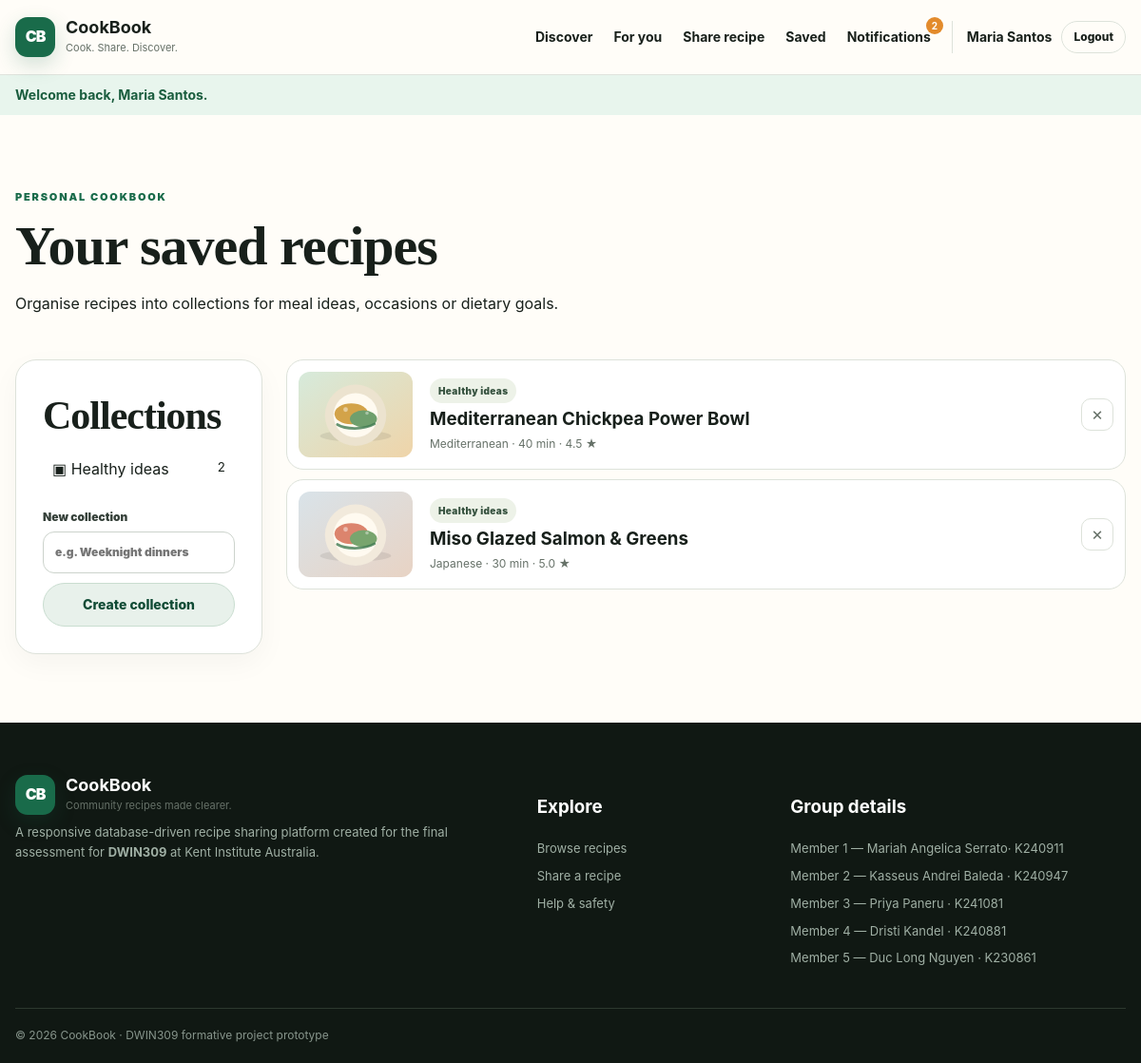
The page /bookmarks.php (signed in) on the database its author committed.
### tables this page shows
CREATE TABLE bookmark_folders (
    id INT UNSIGNED AUTO_INCREMENT PRIMARY KEY,
    user_id INT UNSIGNED NOT NULL,
    name VARCHAR(80) NOT NULL,
    created_at TIMESTAMP NOT NULL DEFAULT CURRENT_TIMESTAMP,
    CONSTRAINT fk_folders_user FOREIGN KEY (user_id) REFERENCES users(id) ON DELETE CASCADE,
    UNIQUE KEY uq_folder_name (user_id, name)
);

CREATE TABLE bookmarks (
    id INT UNSIGNED AUTO_INCREMENT PRIMARY KEY,
    user_id INT UNSIGNED NOT NULL,
    folder_id INT UNSIGNED NOT NULL,
    recipe_id INT UNSIGNED NOT NULL,
    created_at TIMESTAMP NOT NULL DEFAULT CURRENT_TIMESTAMP,
    CONSTRAINT fk_bookmarks_user FOREIGN KEY (user_id) REFERENCES users(id) ON DELETE CASCADE,
    CONSTRAINT fk_bookmarks_folder FOREIGN KEY (folder_id) REFERENCES bookmark_folders(id) ON DELETE CASCADE,
    CONSTRAINT fk_bookmarks_recipe FOREIGN KEY (recipe_id) REFERENCES recipes(id) ON DELETE CASCADE,
    UNIQUE KEY uq_bookmark_folder_recipe (user_id, folder_id, recipe_id)
);

CREATE TABLE recipes (
    id INT UNSIGNED AUTO_INCREMENT PRIMARY KEY,
    author_id INT UNSIGNED NOT NULL,
    title VARCHAR(150) NOT NULL,
    slug VARCHAR(190) NOT NULL UNIQUE,
    description TEXT NOT NULL,
    cuisine VARCHAR(80) NOT NULL,
    category VARCHAR(80) NOT NULL,
    difficulty ENUM('Easy','Medium','Hard') NOT NULL DEFAULT 'Easy',
    prep_minutes SMALLINT UNSIGNED NOT NULL DEFAULT 0,
    cook_minutes SMALLINT UNSIGNED NOT NULL DEFAULT 0,
    servings SMALLINT UNSIGNED NOT NULL DEFAULT 1,
    cover_image VARCHAR(255) NULL,
    video_url VARCHAR(500) NULL,
    status ENUM('pending','approved','rejected') NOT NULL DEFAULT 'pending',
    is_sponsored TINYINT(1) NOT NULL DEFAULT 0,
    is_premium TINYINT(1) NOT NULL DEFAULT 0,
    views INT UNSIGNED NOT NULL DEFAULT 0,
    published_at DATETIME NULL,
    created_at TIMESTAMP NOT NULL DEFAULT CURRENT_TIMESTAMP,
    updated_at TIMESTAMP NOT NULL DEFAULT CURRENT_TIMESTAMP ON UPDATE CURRENT_TIMESTAMP,
    CONSTRAINT fk_recipes_author FOREIGN KEY (author_id) REFERENCES users(id) ON DELETE CASCADE,
    INDEX idx_recipes_status_publish (status, published_at),
    INDEX idx_recipes_discovery (cuisine, category, difficulty),
    FULLTEXT INDEX ft_recipe_text (title, description)
);

### config/db.php (called while the page is built, shortened)
<?php
function db(): PDO
{
    static $pdo = null;
    if ($pdo instanceof PDO) {
        return $pdo;
    }
    $dsn = sprintf('mysql:host=%s;port=%d;dbname=%s;charset=utf8mb4', DB_HOST, DB_PORT, DB_NAME);
    $pdo = new PDO($dsn, DB_USER, DB_PASS, [
        PDO::ATTR_ERRMODE => PDO::ERRMODE_EXCEPTION,
        PDO::ATTR_DEFAULT_FETCH_MODE => PDO::FETCH_ASSOC,
        PDO::ATTR_EMULATE_PREPARES => false,
    ]);
    return $pdo;
}

### includes/functions.php (called while the page is built, shortened)
<?php
require_once __DIR__ . '/../config/db.php';
function url(string $path = ''): string
{
    return APP_BASE . ($path !== '' ? '/' . ltrim($path, '/') : '');
}
function e(?string $value): string
{
    return htmlspecialchars((string)$value, ENT_QUOTES, 'UTF-8');
}
function consume_flashes(): array
{
    $items = $_SESSION['flash'] ?? [];
    return $items;
}
function recipe_image(?string $path): string
{
    if ($path) {
        return url(ltrim($path, '/'));
    }
    return url('assets/images/recipe-placeholder.svg');
}

### bookmarks.php (the view, shortened to what this page needs)
<?php
declare(strict_types=1);require_once __DIR__.'/includes/functions.php';require_login();$uid=(int)current_user()['id'];$recipeToAdd=(int)($_GET['recipe_id']??$_POST['recipe_id']??0);
$stmt=db()->prepare('SELECT bf.*,COUNT(b.id) item_count FROM bookmark_folders bf LEFT JOIN bookmarks b ON b.folder_id=bf.id WHERE bf.user_id=? GROUP BY bf.id ORDER BY bf.created_at');$stmt->execute([$uid]);$folders=$stmt->fetchAll();
$stmt=db()->prepare('SELECT b.id bookmark_id,b.folder_id,bf.name folder_name,r.*, (r.prep_minutes+r.cook_minutes) total_minutes, COALESCE(AVG(rt.rating),0) avg_rating, COUNT(DISTINCT f.id) favorite_count FROM bookmarks b JOIN bookmark_folders bf ON bf.id=b.folder_id JOIN recipes r ON r.id=b.recipe_id LEFT JOIN ratings rt ON rt.recipe_id=r.id LEFT JOIN favorites f ON f.recipe_id=r.id WHERE b.user_id=? AND r.status="approved" GROUP BY b.id,r.id ORDER BY b.created_at DESC');$stmt->execute([$uid]);$items=$stmt->fetchAll();
$pageTitle='Saved recipes';require __DIR__.'/includes/header.php';?>
<section class="section container"><div class="section-heading"><div><span class="eyebrow">Personal cookbook</span><h1>Your saved recipes</h1><p>Organise recipes into collections for meal ideas, occasions or dietary goals.</p></div></div>
<div class="bookmarks-layout"><aside><div class="panel"><h2>Collections</h2><div class="folder-list"><?php foreach($folders as $folder):?><a href="#folder-<?=$folder['id']?>"><span>▣ <?=e($folder['name'])?></span><small><?=$folder['item_count']?></small></a><?php endforeach;?></div><form method="post" class="form-stack compact-form"><?=csrf_field()?><input type="hidden" name="action" value="create_folder"><label>New collection<input name="name" maxlength="80" required placeholder="e.g. Weeknight dinners"></label><button class="button button-secondary">Create collection</button></form></div></aside><div><div class="saved-list"><?php if(!$items):?><div class="empty-state"><h3>No bookmarks yet</h3><p>Open any recipe and choose “Save to collection”.</p><a class="button button-primary" href="<?=e(url('browse.php'))?>">Discover recipes</a></div><?php endif;?><?php foreach($items as $r):?><article class="saved-row" id="folder-<?=$r['folder_id']?>"><img src="<?=e(recipe_image($r['cover_image']))?>" alt=""><div><span class="tag"><?=e($r['folder_name'])?></span><h3><a href="<?=e(url('recipe.php?id='.$r['id']))?>"><?=e($r['title'])?></a></h3><p><?=e($r['cuisine'])?> · <?=$r['total_minutes']?> min · <?=number_format((float)$r['avg_rating'],1)?> ★</p></div><form method="post"><?=csrf_field()?><input type="hidden" name="action" value="remove_bookmark"><input type="hidden" name="bookmark_id" value="<?=$r['bookmark_id']?>"><button class="icon-button" title="Remove bookmark">×</button></form></article><?php endforeach;?></div></div></div></section>
<?php require __DIR__.'/includes/footer.php';?>

### assets/css/style.css (style rules this page uses)
:root { --ink:#18201b;--muted:#667168;--paper:#fffdf8;--surface:#ffffff;--soft:#f4f5ec;--line:#dde2da; --brand:#196b4a;--brand-dark:#104b35;--accent:#e38b2c;--danger:#a53c3c;--success:#27734f; --shadow:0 18px 50px rgba(24,32,27,.09);--radius:22px;--radius-sm:13px;--max:1180px; }
* { box-sizing:border-box }
html { scroll-behavior:smooth }
body { margin:0;font-family:Inter,ui-sans-serif,system-ui,-apple-system,"Segoe UI",sans-serif;background:var(--paper);color:var(--ink);line-height:1.6 }
img { max-width:100%;display:block }
a { color:inherit;text-decoration:none }
button,input,select,textarea { font:inherit }
button { cursor:pointer }
.container { width:min(calc(100% - 32px),var(--max));margin-inline:auto }
.button { display:inline-flex;align-items:center;justify-content:center;gap:7px;border:1px solid transparent;border-radius:999px;padding:11px 18px;font-weight:800;font-size:14px;transition:.18s ease;min-height:44px }
.button-secondary { background:#e8f1eb;color:var(--brand-dark);border-color:#c9ddd0 }
.icon-button { border:1px solid var(--line);background:#fff;width:34px;height:34px;border-radius:10px;display:grid;place-items:center;font-size:19px;color:var(--muted) }
.eyebrow { text-transform:uppercase;letter-spacing:1.8px;font-size:11px;font-weight:900;color:var(--brand) }
.section { padding:72px 0 }
.section-heading { display:flex;align-items:end;justify-content:space-between;gap:25px;margin-bottom:30px }
.section-heading h1,.section-heading h2 { margin:5px 0 0 }
.section h1,.section h2,.browse-head h1,.editor-head h1,.admin-head h1 { font-family:Georgia,"Times New Roman",serif;line-height:1.1;letter-spacing:-1px }
.section h1,.browse-head h1,.editor-head h1,.admin-head h1 { font-size:clamp(38px,5vw,58px);margin:8px 0 14px }
.section h2 { font-size:clamp(30px,4vw,42px);margin:7px 0 10px }
.section h3 { line-height:1.25 }
.pill,.tag { display:inline-flex;border-radius:999px;padding:5px 9px;font-size:10px;font-weight:900;letter-spacing:.35px }
.tag { background:#edf2e8;color:#36523f }
.mini-card,.panel { background:#fff;border:1px solid var(--line);border-radius:var(--radius);padding:28px;box-shadow:0 10px 30px rgba(24,32,27,.04) }
.form-stack { display:grid;gap:17px;margin-top:24px }
.form-stack.compact-form { gap:10px;margin-top:18px }
.form-stack label,.form-grid label,.filter-panel label,.inline-form label,.editor-side label { font-size:12px;font-weight:900;color:#354039 }
.form-stack input,.form-stack textarea,.form-stack select,.form-grid input,.form-grid textarea,.form-grid select,.filter-panel input,.filter-panel select,.inline-form input,.inline-form select,.editor-side select,.community-form-grid textarea { display:block;width:100%;margin-top:6px;border:1px solid #ccd3cc;border-radius:12px;background:#fff;padding:11px 12px;outline:none;color:var(--ink) }
.bookmarks-layout { display:grid;grid-template-columns:260px 1fr;gap:25px }
.folder-list { display:grid }
.folder-list a { display:flex;justify-content:space-between;padding:10px;border-radius:10px }
.saved-list { display:grid;gap:10px }
.saved-row { display:grid;grid-template-columns:120px 1fr auto;gap:18px;align-items:center;border:1px solid var(--line);border-radius:18px;padding:12px;background:#fff }
.saved-row img { width:120px;height:90px;border-radius:12px;object-fit:cover }
.saved-row h3 { margin:5px 0 }
.saved-row p { color:var(--muted);font-size:12px;margin:0 }

### rows shown on the page
bookmark_folders: name "Healthy ideas", item_count "2"
bookmarks: recipe.cover_image (picture), folder.name "Healthy ideas", recipe.title "Mediterranean Chickpea Power Bowl", recipe.cuisine "Mediterranean", total_minutes "40", avg_rating "4.5"
bookmarks: recipe.cover_image (picture), folder.name "Healthy ideas", recipe.title "Miso Glazed Salmon & Greens", recipe.cuisine "Japanese", total_minutes "30", avg_rating "5.0"

### other values the page prints
$count "2"
$user['display_name'] "Maria Santos"
$flash['message'] "Welcome back, Maria Santos."
